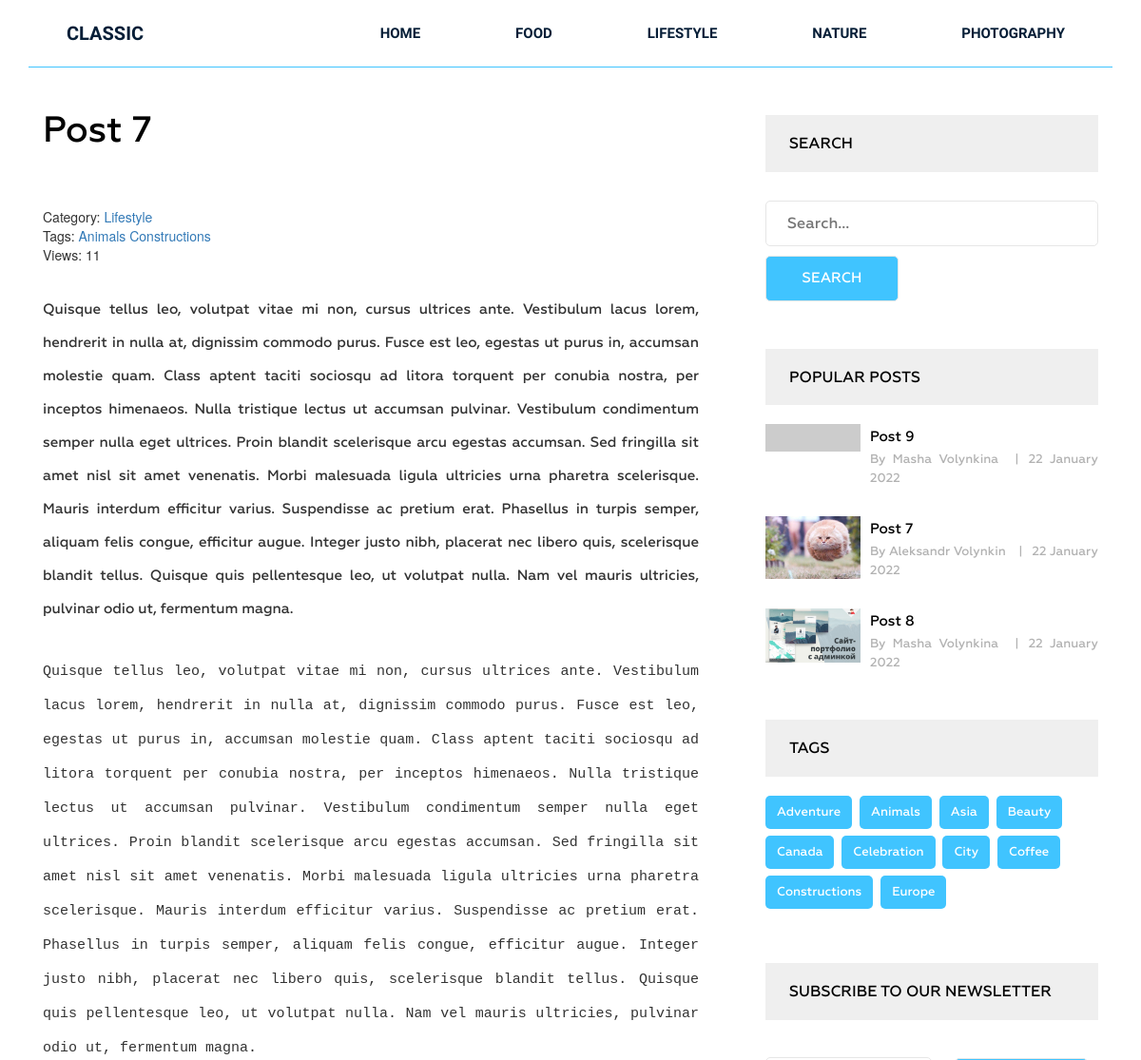
The page /post/post-7/ (upper part) on the database as committed earlier.
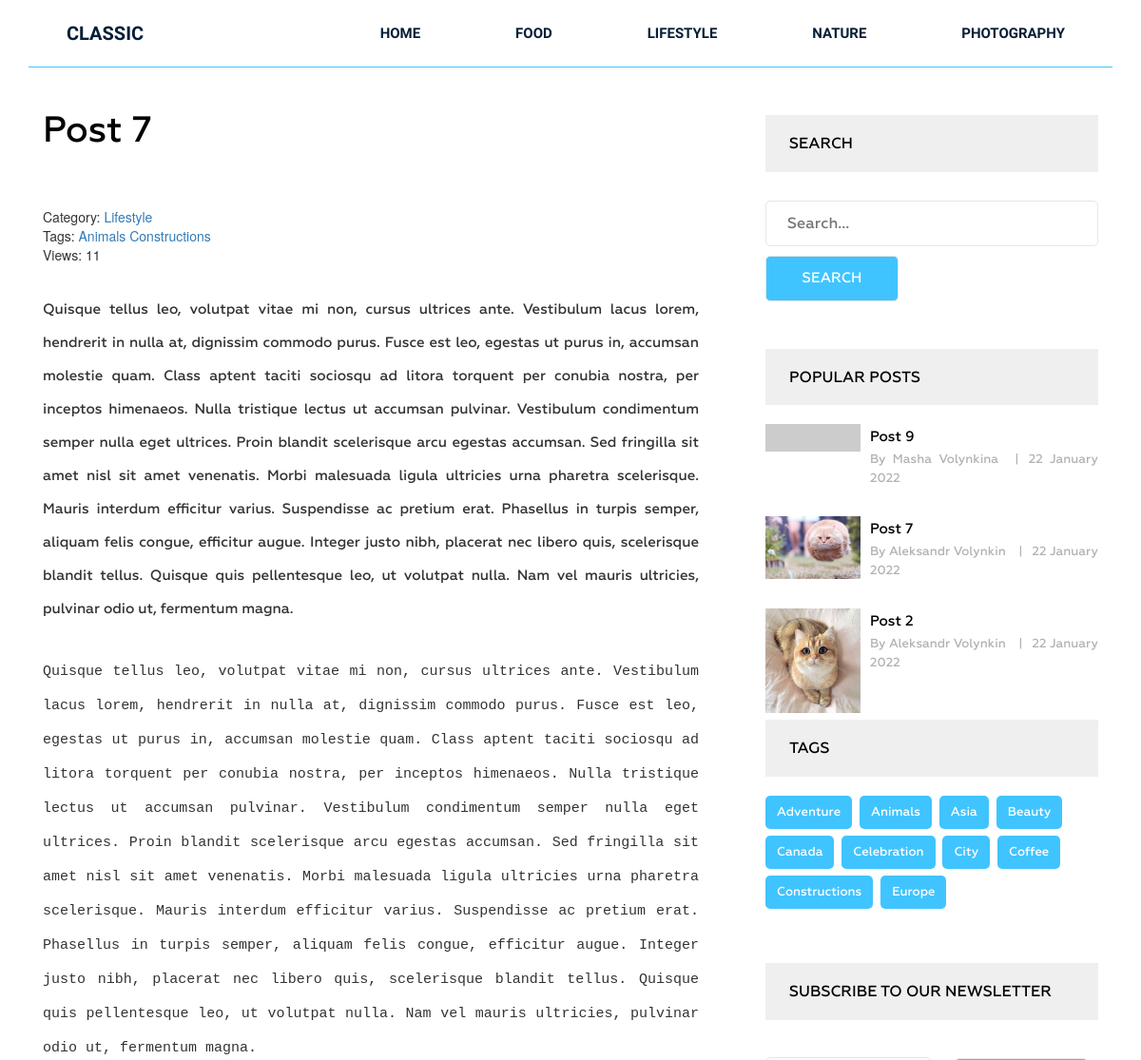
The same page on the database as committed later.
### blog/models.py (models this page shows)
class CommonInfo(models.Model):
    title = models.CharField(max_length=255, verbose_name='Title')
    slug = models.SlugField(max_length=80, unique=True, verbose_name='URL')
    def __str__(self):
        return self.title
    class Meta:
        abstract = True
        ordering = ['title']

class Category(CommonInfo):
    def get_absolute_url(self):
        return reverse_lazy('blog:category', kwargs={'slug': self.slug})
    class Meta(CommonInfo.Meta):
        verbose_name_plural = 'Categories'

class Tag(CommonInfo):
    def get_absolute_url(self):
        return reverse_lazy('blog:tag', kwargs={'slug': self.slug})
    class Meta(CommonInfo.Meta):
        verbose_name_plural = 'Tags'

class Post(CommonInfo):
    author = models.CharField(max_length=100, verbose_name='Author')
    content = models.TextField(verbose_name='Content')
    photo = models.ImageField(upload_to='photos/%Y/%m/%d/', blank=True, verbose_name='Photo')
    views = models.IntegerField(default=0, verbose_name='Number of views')
    category = models.ForeignKey('Category', on_delete=models.PROTECT, related_name='posts', verbose_name='Category')
    tags = models.ManyToManyField('Tag', blank=True, related_name='posts', verbose_name='Tags')
    created_at = models.DateTimeField(auto_now_add=True, verbose_name='Date of creation')
    def get_absolute_url(self):
        return reverse_lazy('blog:view_post', kwargs={'slug': self.slug})
    class Meta:
        ordering = ['-created_at']
        verbose_name_plural = 'Posts'

### blog/views.py (the view)
# urls.py: path('post/<str:slug>/', views.ViewPost.as_view(), name='view_post'),
class ViewPost(DetailView):
    model = Post
    template_name = 'blog/view_post.html'
    context_object_name = 'post'
    def get_context_data(self, *, object_list=None, **kwargs):
        context = super().get_context_data(**kwargs)
        self.object.views = F('views') + 1
        self.object.save()
        self.object.refresh_from_db()
        return context

### blog/templatetags/menu.py (called while the page is built)
@register.inclusion_tag('blog/menu.html')
def show_menu(menu_class='menu'):
    categories = Category.objects.all()
    return {'categories': categories, 'menu_class': menu_class}

### blog/templatetags/sidebar.py (called while the page is built)
@register.inclusion_tag('blog/popular_posts.html')
def get_popular(cnt=3):
    posts = Post.objects.order_by('-views')[:cnt]
    return {'posts': posts}

@register.inclusion_tag('blog/tags_list.html')
def get_tags_list():
    tags = Tag.objects.all()
    return {'tags': tags}

### blog/templates/blog/view_post.html (shortened to what this page needs)
{% extends 'base.html' %}
{% load static %}
{% load sidebar %}
{% block content %}
<section class="single-blog-area">
    <div class="container">
        <div class="row">
            <div class="col-md-12">
                <div class="border-top">
                    <div class="col-md-8">
                        <div class="blog-area">
                            <div class="blog-area-part">
                                <h2>{{ post.title }}</h2>
                                <div class="single-content">
                                    <div>
                                        <span>Category: <a href="{{ post.category.get_absolute_url }}">{{ post.category }}</a></span>
                                        <br>
                                        {% if post.tags.exists %}
                                        <span>
                                            Tags:
                                            {% for tag in post.tags.all %}
                                            <a href="{{ tag.get_absolute_url }}">{{ tag.title }}</a>
                                            {% endfor %}
                                        </span>
                                        <br>
                                        {% endif %}
                                        <span>Views: {{ post.views }}</span>
                                    </div>
                                    {{ post.content|safe }}
                                </div>
                            </div>
                        </div>
                    </div>
                    <div class="col-md-4">
                        {% include 'inc/_search_field.html' %}
                        {% get_popular 3 %}
                        {% get_tags_list %}
                        <div class="newsletter">
                            <h2 class="sidebar-title">Subscribe To oUR nEWSLETTER</h2>
                            <form action="#" method="post">
                            </form>
                        </div>
                    </div>
                </div>
            </div>
        </div>
    </div>
</section>
{% endblock %}

### blog/templates/blog/menu.html
<div class="{{ menu_class }}">
    <ul>
        <li><a href="{% url 'blog:home' %}">Home</a></li>
        {% for category in categories %}
        <li><a href="{{ category.get_absolute_url }}">{{ category.title }}</a></li>
        {% endfor %}
    </ul>
</div>

### blog/templates/blog/popular_posts.html
<div class="grid">
    <h2 class="sidebar-title">Popular posts</h2>
    <div class="grid">
        {% for post in posts %}
        <div class="portfolio-item popular">
            {% if post.photo %}
            <a href="{{ post.get_absolute_url }}"><img src="{{ post.photo.url }}" alt="{{ post.title }}"></a>
            {% else %}
            <a href="{{ post.get_absolute_url }}"><img src="https://picsum.photos/id/1060/300/201/?blur=2" alt="{{ post.title }}"></a>
            {% endif %}
            <div class="portfolio-text">
                <h5><a href="{{ post.get_absolute_url }}">{{ post.title }}</a></h5>
                <p>By {{ post.author }} <span>|</span>{{ post.created_at|date:'j F Y' }}</p>
            </div>
        </div>
        {% endfor %}
    </div>
</div>

### blog/templates/blog/tags_list.html
<div class="tags">
    <h2 class="sidebar-title">Tags</h2>
    {% for tag in tags %}
    <p><a href="{{ tag.get_absolute_url }}">{{ tag.title }}</a></p>
    {% endfor %}
</div>

Rows that differ between the two databases and show on the page:
no longer on this page (row edited): Post: photo (picture), title "Post 8", author "Masha Volynkina", created_at "22 January 2022"
now on this page (row edited): Post: photo (picture), title "Post 2", author "Aleksandr Volynkin", created_at "22 January 2022"
